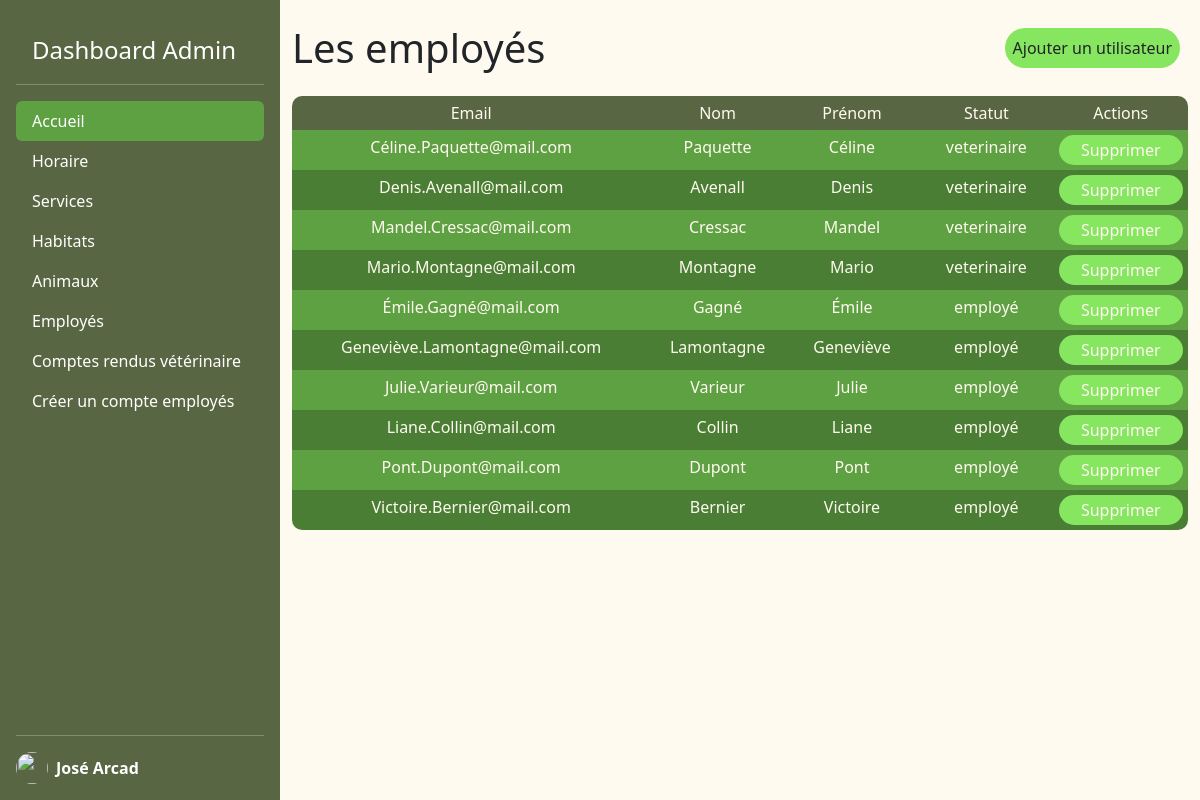
/admin/pages/employees.php, run on the app's committed database.
### tables this page shows
CREATE TABLE IF NOT EXISTS user (
    username VARCHAR(50) NOT NULL, 
    password VARCHAR(50) NOT NULL,
    last_name VARCHAR(50) NOT NULL,
    first_name VARCHAR(50) NOT NULL,
    role_id INT NOT NULL,
    PRIMARY KEY (username),
    FOREIGN KEY (role_id) REFERENCES role(role_id)
);

CREATE TABLE IF NOT EXISTS `role`(
    role_id INT NOT NULL AUTO_INCREMENT,
    label VARCHAR(50) NOT NULL,
    PRIMARY KEY(role_id)
);

### admin/lib/functions.php (called while the page is built, shortened)
<?php
function getUsers(PDO $pdo): array
{
    $sql = "SELECT * FROM user JOIN role ON user.role_id=role.role_id";
    $query = $pdo->prepare($sql);
    $query->execute();
    $users = $query->fetchAll(PDO::FETCH_ASSOC);
    return $users;
}

### admin/pages/employees.php (the view, shortened to what this page needs)
<?php
require_once __DIR__ . "../../templates/header.php";
require_once __DIR__ . "../../../lib/pdo.php";
require_once __DIR__ . "../../lib/functions.php";
$users = getUsers($pdo);
?>
<div class="container">
    <div class="d-flex align-items-center justify-content-between">
        <h1 class="my-4">Les employés</h1>
        <a href="#" class="button p-2 me-2 h-50 text-decoration-none" data-bs-toggle="modal" data-bs-target="#exampleModal">Ajouter un utilisateur </a>
    </div>
    <div class="table">
        <div class="table_head table_head_employee">
            <div class="table_head_text">Email</div>
            <div class="table_head_text">Nom</div>
            <div class="table_head_text">Prénom</div>
            <div class="table_head_text">Statut</div>
            <div class="table_head_text">Actions</div>
        </div>
        <?php foreach ($users as $key => $user) { ?>
            <?php if ($user["label"] != "admin") { ?>
                <div class="table_body table_head_employee <?php if ($key % 2 === 0) {
                                                                echo "striped";
                                                            } ?>">
                    <div class="table_body_text"><?= $user['username'] ?></div>
                    <div class="table_body_text"><?= $user['last_name'] ?></div>
                    <div class="table_body_text"><?= $user['first_name'] ?></div>
                    <div class="table_body_text"><?= $user['label'] ?></div>
                    <a href="#" class="table_head_text actionButton">Supprimer</a>
                </div>
        <?php }
        } ?>
    </div>
</div>
<?php
require_once __DIR__ . "../../templates/footer.php";
?>

### admin/assets/css/styles.css (style rules this page uses)
.button { color: #212427; background-color: #86e660; padding: 10px; border-radius: 20px 20px 20px 20px; }
body { margin: 0; background-color: #fffaef; }
@media screen and (min-width: 993px) { .table { max-height: 75vh; width: 100%; color: #fffaef; overflow: scroll; border-radius: 10px; } }
@media screen and (min-width: 993px) { .table_head { background-color: #596643; } }
@media screen and (min-width: 993px) { .table_body { background-color: #5ea143; } }
@media screen and (min-width: 993px) { .table_body .actionButton { color: #fffaef; text-decoration: none; background-color: #86e660; margin: 5px; border-radius: 15px; height: 30px; padding: 5px; line-height: 20px; } }
@media screen and (min-width: 993px) { .striped { background-color: #497e34; } }
@media screen and (min-width: 993px) { .table_head, .table_body { display: grid; grid-template-columns: 5% 15% 30% 20% 15% 15%; } }
@media screen and (min-width: 993px) { .table_head_text, .table_body_text { display: flex; justify-content: center; padding: 5px; } }
@media screen and (min-width: 993px) { .table_head_employee, .table_body_employee { grid-template-columns: 40% 15% 15% 15% 15%; } }

### data on the page
user: username "Céline.Paquette@mail.com", last_name "Paquette", first_name "Céline", role.label "veterinaire"
user: username "Denis.Avenall@mail.com", last_name "Avenall", first_name "Denis", role.label "veterinaire"
user: username "Mandel.Cressac@mail.com", last_name "Cressac", first_name "Mandel", role.label "veterinaire"
user: username "Mario.Montagne@mail.com", last_name "Montagne", first_name "Mario", role.label "veterinaire"
user: username "Émile.Gagné@mail.com", last_name "Gagné", first_name "Émile", role.label "employé"
user: username "Geneviève.Lamontagne@mail.com", last_name "Lamontagne", first_name "Geneviève", role.label "employé"
user: username "Julie.Varieur@mail.com", last_name "Varieur", first_name "Julie", role.label "employé"
user: username "Liane.Collin@mail.com", last_name "Collin", first_name "Liane", role.label "employé"
user: username "Pont.Dupont@mail.com", last_name "Dupont", first_name "Pont", role.label "employé"
user: username "Victoire.Bernier@mail.com", last_name "Bernier", first_name "Victoire", role.label "employé"
